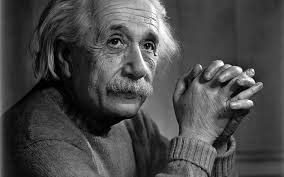
#> input picture Introduction to Images/einstein_PB.jpg, 284 x 177 px
$ jupyter execute --allow-errors grayscale.ipynb
#> lines starting #> are read from the running program, lines starting #| are printed output that depends on the picture; after the words box and inside, x2 and y2 are one past the last pixel; in counts of white or black regions, pixels touching at a corner belong together
# 0. Imports

[cell 1]
import numpy as np
import matplotlib.pyplot as plt
import cv2

# 1. Printing Grayscale

[cell 2]
im = np.arange(4)
im.shape

#> (a cell that did not finish here is left out)

[cell 4]
im = np.repeat(im,10,axis=0)
im.shape

#> (a cell that did not finish here is left out)

[cell 6]
im = np.arange(256)
im = im[np.newaxis,:]
im = np.repeat(im,100,axis=0)
plt.imshow(im,cmap='gray')
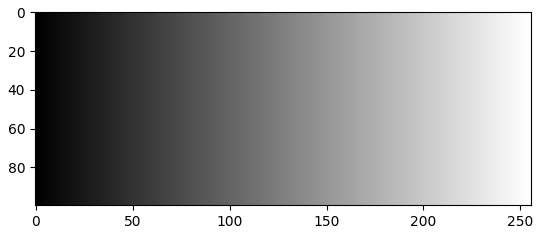
#> figure drawn by matplotlib, 1 panel

# 2. Processing Grayscale Image

[cell 7]
im = plt.imread(r'einstein_PB.jpg')
#> im is the input picture: shape (177, 284, 3); min 0, max 255, mean 73.4
im2 = im.copy()
im2[35:50,100:125] = 255
im2[35:50,140:160] = 255
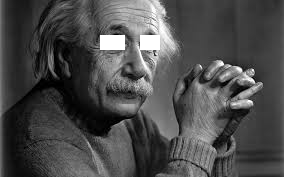
#> im2: shape (177, 284, 3); min 0, max 255, mean 75.7

[cell 8]
plt.imshow(im2,cmap='gray')

[cell 9]
plt.imsave("einstein_PB_2.jpg", im2, cmap='gray')

# 3. Using OPENCV

[cell 10]
im3 = cv2.imread("einstein_PB_2.jpg", cv2.IMREAD_GRAYSCALE)
#> im3: shape (177, 284); min 0, max 255, mean 75.7
im3.shape
#> Out = (177, 284)

[cell 11]
plt.imshow(im3, cmap='gray')

[cell 12]
cv2.imshow('Gray',im3)
cv2.waitKey(0)
cv2.destroyAllWindows()
cv2.imwrite(r'einstein_PB_cv2.jpg',im3)
#> Out = True

# 4. RGB Images

[cell 13]
cim = plt.imread(r'flowers_colored.jpg')
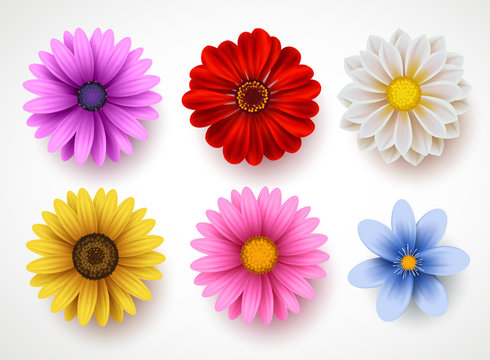
#> input picture Introduction to Images/flowers_colored.jpg, 490 x 360 px
#> cim is the input picture: shape (360, 490, 3); mean R, G, B 226.7, 191.4, 194

[cell 14]
plt.imshow(cim)

[cell 15]
cim.shape
#> Out = (360, 490, 3)

[cell 16]
R = cim[:,:,0]
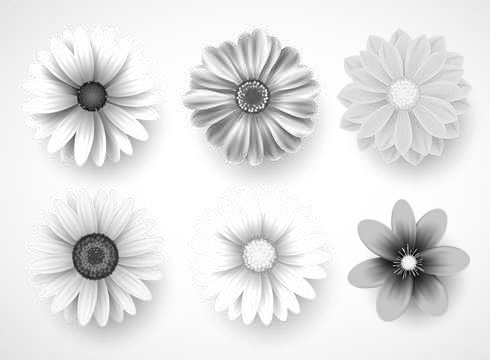
#> R: shape (360, 490); min 0, max 255, mean 226.7
G = cim[:,:,1]
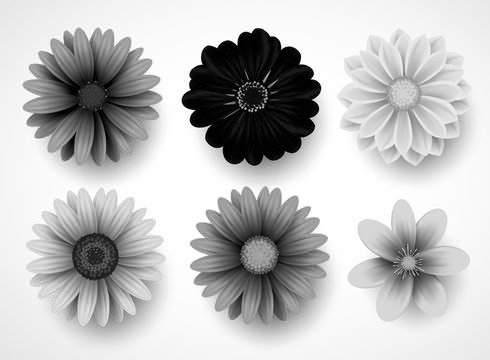
#> G: shape (360, 490); min 0, max 255, mean 191.4
B = cim[:,:,2]
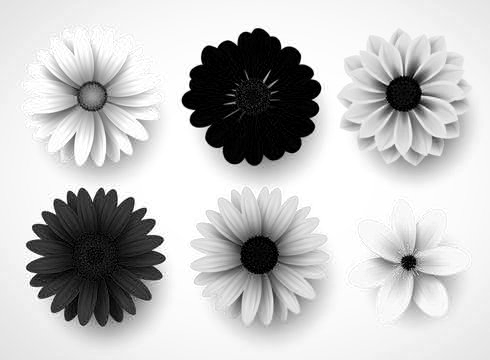
#> B: shape (360, 490); min 0, max 255, mean 194

plt.figure(1)
plt.subplot(231)
plt.imshow(cim)
plt.xticks([])
plt.yticks([])

plt.subplot(232)
plt.imshow(cim)
plt.xticks([])
plt.yticks([])


plt.subplot(233)
plt.imshow(cim)
plt.xticks([])
plt.yticks([])


plt.subplot(234)
plt.imshow(R, cmap='gray')
plt.xticks([])
plt.yticks([])
plt.title('Red')

plt.subplot(235)
plt.imshow(G, cmap='gray')
plt.xticks([])
plt.yticks([])
plt.title('Green')

plt.subplot(236)
plt.imshow(B, cmap='gray')
plt.xticks([])
plt.yticks([])
plt.title('Blue')

[cell 17]
#openCV reads BGR ordering...
cim = cv2.imread(r'flowers_colored.jpg')
cim = cim[:,:,::-1]

R = cim[:,:,0]
G = cim[:,:,1]
B = cim[:,:,2]

plt.figure(1)
plt.subplot(231)
plt.imshow(cim)
plt.xticks([])
plt.yticks([])

plt.subplot(232)
plt.imshow(cim)
plt.xticks([])
plt.yticks([])


plt.subplot(233)
plt.imshow(cim)
plt.xticks([])
plt.yticks([])


plt.subplot(234)
plt.imshow(R, cmap='gray')
plt.xticks([])
plt.yticks([])
plt.title('Red')

plt.subplot(235)
plt.imshow(G, cmap='gray')
plt.xticks([])
plt.yticks([])
plt.title('Green')

plt.subplot(236)
plt.imshow(B, cmap='gray')
plt.xticks([])
plt.yticks([])
plt.title('Blue')

# 5. Converting RGB to HSV

[cell 18]
# there is the manual implementation, but it doesn't make sense
# I'll use the openCV implementation of it.


im = cv2.imread(r'flowers_colored.jpg')
im = im[:,:,::-1]
HsvIm = cv2.cvtColor(im,cv2.COLOR_BGR2HSV)
#> HsvIm: shape (360, 490, 3); mean H, S, V 71, 66.7, 230.6

[cell 19]
plt.figure(1)
plt.subplot(121)
plt.imshow(im)
plt.subplot(122)
plt.imshow(HsvIm)

[cell 20]
im = cv2.imread(r'flowers_colored.jpg')
HsvIm = cv2.cvtColor(im,cv2.COLOR_BGR2HSV)
#> HsvIm: shape (360, 490, 3); mean H, S, V 53.6, 66.7, 230.6

lr = np.array([0,120,70])
ur = np.array([15,255,255])
mask1 = cv2.inRange(HsvIm,lr,ur)
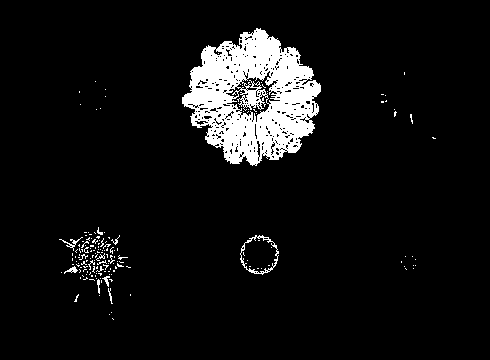
#> mask1: shape (360, 490); 6.9% white; 161 white regions (149 under 20 px), largest, box (x1, y1, x2, y2) and area: (182, 28, 321, 166) 11115, (240, 235, 279, 275) 252, (59, 237, 83, 251) 65

lr = np.array([165,120,70])
ur = np.array([180,255,255])
mask2 = cv2.inRange(HsvIm,lr,ur)
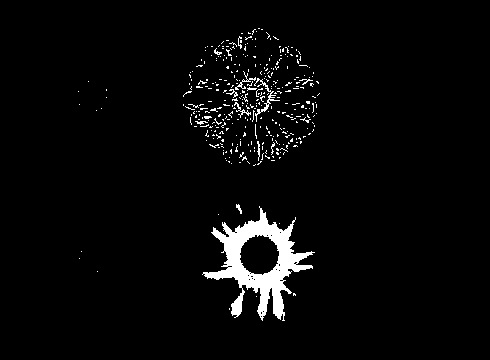
#> mask2: shape (360, 490); 3.5% white; 356 white regions (343 under 20 px), largest, box (x1, y1, x2, y2) and area: (202, 206, 315, 321) 4158, (254, 78, 280, 122) 165, (235, 71, 256, 90) 75

mask = mask1 | mask2
#> mask: shape (360, 490); 10.4% white; 154 white regions (140 under 20 px), largest, box (x1, y1, x2, y2) and area: (182, 28, 321, 166) 13029, (202, 206, 315, 321) 4410, (59, 237, 83, 251) 65
res = cv2.bitwise_and(im, im, mask=mask)
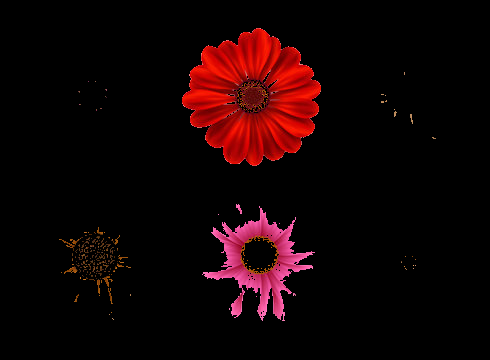
#> res: shape (360, 490, 3); mean B, G, R 3.8, 2.9, 19.7

plt.figure(1)
plt.subplot(121)
plt.imshow(im[:,:,::-1])
plt.subplot(122)
plt.imshow(res[:,:,::-1])
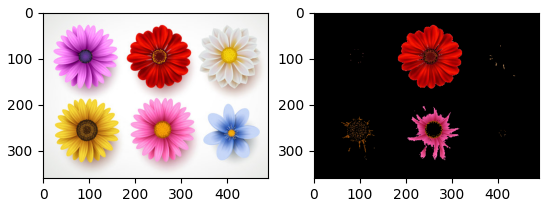
#> figure drawn by matplotlib, 2 panels
